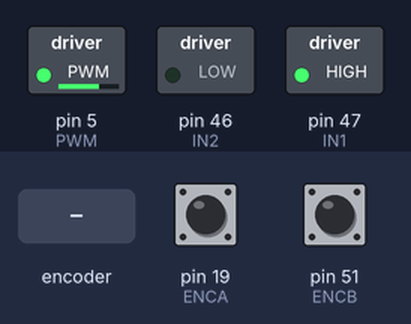
Bench run of a sketch on a simulated Arduino Mega 2560, built with avr-gcc and run on an emulated ATmega2560. Parts: switched loads named in the sketch (green lamp = pin HIGH). The inputs (shaded band) are chosen by the test bench; at power-on: pin 19 (ENCA) HIGH, pin 51 (ENCB) HIGH. What the sketch prints to the serial monitor is not drawn.

Above: at 0.15 s.
At 1.2 s:
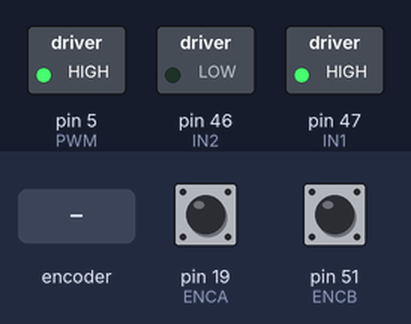
1.3 s: rotary encoder on pin 19 (ENCA) / pin 51 (ENCB) turned 1 step (first pin leading)
4.5 s: rotary encoder on pin 19 (ENCA) / pin 51 (ENCB) turned 2 steps (second pin leading)
Timing chart, 0 to 7.5 s (numbered marks = the images above; inputs shaded):
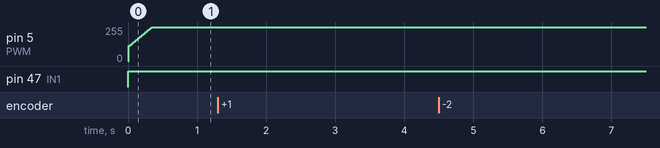

The sketch:

tam_conde_speedmotor_test_filter_ADD_KD.ino
```cpp
#include <util/atomic.h>

// Pins
#define ENCA 19
#define ENCB 51
#define PWM 5
#define IN1 47
#define IN2 46

// globals
long prevT = 0;
int posPrev = 0;
float preve;

// Use the "volatile" directive for variables

// used in an interrupt
volatile int pos_i = 0;
volatile float velocity_i = 0;
volatile long prevT_i = 0;

float v1Filt = 0;
float v1Prev = 0;

float eintegral = 0;

void setup() {
  Serial.begin(9600);

  pinMode(ENCA,INPUT);
  pinMode(ENCB,INPUT);
  pinMode(PWM,OUTPUT);
  pinMode(IN1,OUTPUT);
  pinMode(IN2,OUTPUT);

  attachInterrupt(digitalPinToInterrupt(ENCA), readEncoder,RISING);
}

void loop() {

  // read the position in an atomic block
  // to avoid potential misreads
  int pos = 0;
  ATOMIC_BLOCK(ATOMIC_RESTORESTATE){
    pos = pos_i;
  }

  // Compute velocity with method 1
  long currT = micros();
  float deltaT = ((float) (currT-prevT))/1.0e6;
  float velocity1 = (pos - posPrev)/deltaT;
  posPrev = pos;
  prevT = currT;

  // Convert count/s to RPM
  float v1 = velocity1/616.0*60.0;

  // Low-pass filter (25 Hz cutoff)
  v1Filt = 0.854*v1Filt + 0.0728*v1 + 0.0728*v1Prev;
  v1Prev = v1;

  // Set a target
  float vt = 50;

  // Compute the control signal u
  float kp = 2.1543;
  float ki = 8.5818;
  float kd = 0.033;  // new derivative gain
  float e = vt - v1Filt;
  eintegral = eintegral + e * deltaT;

  // Compute the derivative term
  float derivative = (e - preve) / deltaT;
  float u = kp * e + ki * eintegral + kd * derivative;  // updated control signal
  preve=e;
  // Set the motor speed and direction
  int dir = 1;
  if (u < 0) {
    dir = -1;
  }
  int pwr = (int) fabs(u);
  if (pwr > 255) {
    pwr = 255;
  }
  setMotor(dir, pwr, PWM, IN1, IN2);

  Serial.print(vt);
  Serial.print(" ");
  Serial.println(v1Filt);
  delay(1);
}
void setMotor(int dir, int pwmVal, int pwm, int in1, int in2){
  analogWrite(pwm,pwmVal); // Motor speed
  if(dir == 1){
    // Turn one way
    digitalWrite(in1,HIGH);
    digitalWrite(in2,LOW);
  }
  else if(dir == -1){
    // Turn the other way
    digitalWrite(in1,LOW);
    digitalWrite(in2,HIGH);
  }
  else{
    // Or dont turn
    digitalWrite(in1,LOW);
    digitalWrite(in2,LOW);
  }
}

void readEncoder(){
  // Read encoder B when ENCA rises
  int b = digitalRead(ENCB);
  int increment = 0;
  if(b>0){
    // If B is high, increment forward
    increment = 1;
  }
  else{
    // Otherwise, increment backward
    increment = -1;
  }
  pos_i = pos_i + increment;

}
```

Measured:
- after the input at 1.3 s, every drawn part: stays the same
- after the input at 4.5 s, every drawn part: stays the same
